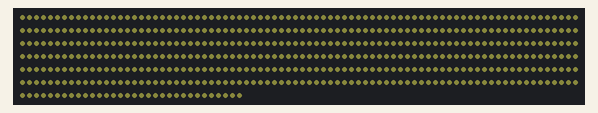
Bench run of a sketch on a simulated Arduino Uno, built with avr-gcc and run on an emulated ATmega328P. Parts: 512 RGB LEDs in strip order, left to right, continuing on the next row. Dim RGB values are drawn brighter than linear; what the sketch prints to the serial monitor is not drawn.

Above: at 0.1 s.

The sketch:

samsung_03_blow.ino
```cpp
// led_color_test.ino - 메인 실행 파일

#include "control.h"

void setup() {
  Serial.begin(115200);
  Serial.println("LED 27초 시퀀스 시작");

  initNeoPixel();  // NeoPixel 초기화
}

void loop() {
  static bool done = false;

  if (!done) {
    Serial.println("\n=== 20초 시퀀스 v2 시작 (30% ↔ 100%) ===");
    unsigned long start = millis();

    // 20초 시퀀스 v2 실행 (30%에서 시작)
    sequence20sec_v2();

    unsigned long elapsed = millis() - start;
    Serial.print("실행 시간: ");
    Serial.print(elapsed);
    Serial.println("ms");

    // LED 끄기
    turnOffAllLED();

    done = true;
    Serial.println("완료 - LED OFF");

    // 다른 시퀀스를 테스트하려면 아래 주석 해제
    // sequence20sec();    // OFF에서 시작하는 버전
    // sequence27sec();    // 27초 버전
  }
}

/*
타이밍:
- 30% → 70%: 2.7초 (27단계 × 100ms)
- 70% → 30%: 2.7초 (27단계 × 100ms)
- 1사이클: 5.4초
- 5사이클: 27초

=== 20초 새로운 시퀀스 타임라인 ===
0초: OFF
1.8초-2초: OFF → 70% 페이드인 (0.2초)
2초-2.5초: 70% 유지
2.5초-2.7초: 70% → OFF 페이드아웃 (0.2초)
2.7초-8초: OFF 유지
8초-9.8초: OFF 유지
9.8초-10초: OFF → 100% 페이드인 (0.2초)
10초-12초: 100% 유지
12초-12.2초: 100% → OFF 페이드아웃 (0.2초)
12.2초-20초: OFF 유지

=== 색상 정의 ===
30% 컬러: RGB(110, 110, 60)
70% 컬러: RGB(140, 140, 60)
100% 컬러: RGB(180, 180, 70)
*/
```

control.cpp
```cpp
// control.cpp - LED 제어 함수 구현

#include "control.h"

//================= NeoPixel 객체 =================
Adafruit_NeoPixel strip(LED_COUNT, LED_PIN, PIXEL_TYPE);

//================= 초기화 함수 =================
void initNeoPixel() {
  strip.begin();                         // NeoPixel 스트립 초기화
  strip.show();                          // 모든 픽셀 끄기
  strip.setBrightness(DEFAULT_BRIGHTNESS); // 기본 밝기 설정
}

//================= 기본 제어 함수 =================

// 모든 LED 켜기 (512개 전체)
void turnOnAllLED(int red, int green, int blue) {
  for(int i = 0; i < LED_COUNT; i++) {
    strip.setPixelColor(i, strip.Color(red, green, blue));
  }
  strip.show();
}

// 모든 LED 끄기 (512개 전체)
void turnOffAllLED() {
  strip.clear();
  strip.show();
}

//================= 페이드 효과 함수 (단순 선형) =================

// 2.7초 동안 선형으로 색상 변경
void linearFade(int fromR, int fromG, int fromB,
                int toR, int toG, int toB) {

  int steps = 27;  // 27단계 (2.7초 / 0.1초 = 27)
  int stepDelay = 100;  // 100ms = 0.1초

  for(int i = 0; i <= steps; i++) {
    // 선형 보간 계산
    int currentR = fromR + ((toR - fromR) * i / steps);
    int currentG = fromG + ((toG - fromG) * i / steps);
    int currentB = fromB + ((toB - fromB) * i / steps);

    // 모든 LED에 적용
    turnOnAllLED(currentR, currentG, currentB);

    if(i < steps) {  // 마지막 단계에서는 delay 없음
      delay(stepDelay);
    }
  }
}

//================= 짧은 선형 페이드 함수 (0.2초용) =================
void linearFadeShort(int fromR, int fromG, int fromB,
                     int toR, int toG, int toB, int durationMs) {
  int steps = durationMs / 10;  // 10ms 단위

  for(int i = 0; i <= steps; i++) {
    // 선형 보간
    int currentR = fromR + ((toR - fromR) * i / steps);
    int currentG = fromG + ((toG - fromG) * i / steps);
    int currentB = fromB + ((toB - fromB) * i / steps);

    turnOnAllLED(currentR, currentG, currentB);

    if(i < steps) {
      delay(10);
    }
  }
}

//================= 27초 시퀀스 =================
void sequence27sec() {
  // 색상 정의
  int color30_R = 110, color30_G = 110, color30_B = 60;  // 30% 컬러
  int color70_R = 140, color70_G = 140, color70_B = 60;  // 70% 컬러

  // 시작: 30% 색상으로 설정
  turnOnAllLED(color30_R, color30_G, color30_B);

  // 5사이클 실행
  for(int cycle = 0; cycle < 5; cycle++) {
    // 30% → 70% (2.7초)
    linearFade(color30_R, color30_G, color30_B,
               color70_R, color70_G, color70_B);

    // 70% → 30% (2.7초)
    linearFade(color70_R, color70_G, color70_B,
               color30_R, color30_G, color30_B);
  }
}

//================= 개별 픽셀 페이드 함수 =================
void individualPixelFade(int red, int green, int blue,
                         bool fadeIn, int durationMs) {
  int pixelDelay = durationMs / LED_COUNT;
  if(pixelDelay < 1) pixelDelay = 1;

  if(fadeIn) {
    strip.clear();
    strip.show();

    for(int i = 0; i < LED_COUNT; i++) {
      strip.setPixelColor(i, strip.Color(red, green, blue));
      strip.show();
      delay(pixelDelay);
    }
  } else {
    for(int i = LED_COUNT - 1; i >= 0; i--) {
      strip.setPixelColor(i, 0);
      strip.show();
      delay(pixelDelay);
    }
  }
}

//================= 웨이브 페이드 함수 =================
void waveFade(int red, int green, int blue,
              bool fadeIn, int durationMs) {
  int waveSize = 20;
  int steps = LED_COUNT / waveSize;
  int stepDelay = durationMs / steps;

  if(fadeIn) {
    strip.clear();
    for(int step = 0; step < steps; step++) {
      int startIdx = step * waveSize;
      int endIdx = min(startIdx + waveSize, LED_COUNT);

      for(int i = startIdx; i < endIdx; i++) {
        strip.setPixelColor(i, strip.Color(red, green, blue));
      }
      strip.show();
      delay(stepDelay);
    }
    for(int i = 0; i < LED_COUNT; i++) {
      strip.setPixelColor(i, strip.Color(red, green, blue));
    }
    strip.show();
  } else {
    for(int step = 0; step < steps; step++) {
      int startIdx = LED_COUNT - ((step + 1) * waveSize);
      int endIdx = LED_COUNT - (step * waveSize);

      for(int i = max(startIdx, 0); i < endIdx; i++) {
        strip.setPixelColor(i, 0);
      }
      strip.show();
      delay(stepDelay);
    }
    strip.clear();
    strip.show();
  }
}

//================= 그라데이션 페이드 함수 =================
void gradientFade(int red, int green, int blue,
                  bool fadeIn, int durationMs) {
  int steps = 100;
  int stepDelay = durationMs / steps;

  if(fadeIn) {
    for(int step = 0; step <= steps; step++) {
      float progress = (float)step / steps;
      int activePixels = (int)(LED_COUNT * progress);

      for(int i = 0; i < activePixels; i++) {
        strip.setPixelColor(i, strip.Color(red, green, blue));
      }

      int fadeZone = 10;
      for(int i = 0; i < fadeZone && (activePixels + i) < LED_COUNT; i++) {
        float fadeFactor = 1.0 - ((float)i / fadeZone);
        int fadedR = (int)(red * fadeFactor);
        int fadedG = (int)(green * fadeFactor);
        int fadedB = (int)(blue * fadeFactor);
        strip.setPixelColor(activePixels + i, strip.Color(fadedR, fadedG, fadedB));
      }

      strip.show();
      delay(stepDelay);
    }
  } else {
    for(int step = 0; step <= steps; step++) {
      float progress = (float)step / steps;
      int remainingPixels = (int)(LED_COUNT * (1.0 - progress));

      strip.clear();
      for(int i = 0; i < remainingPixels; i++) {
        strip.setPixelColor(i, strip.Color(red, green, blue));
      }

      int fadeZone = 10;
      for(int i = 0; i < fadeZone && (remainingPixels - fadeZone + i) >= 0; i++) {
        float fadeFactor = (float)i / fadeZone;
        int fadedR = (int)(red * fadeFactor);
        int fadedG = (int)(green * fadeFactor);
        int fadedB = (int)(blue * fadeFactor);
        int pixelIdx = remainingPixels - fadeZone + i;
        if(pixelIdx >= 0) {
          strip.setPixelColor(pixelIdx, strip.Color(fadedR, fadedG, fadedB));
        }
      }

      strip.show();
      delay(stepDelay);
    }
  }
}

//================= 새로운 20초 시퀀스 (OFF에서 시작) =================
void sequence20sec() {
  // 색상 정의
  int color70_R = 140, color70_G = 140, color70_B = 60;  // 70% 컬러
  int color100_R = 180, color100_G = 180, color100_B = 70; // 100% 컬러

  // === 0초: LED OFF ===
  strip.clear();
  strip.show();
  delay(1500);  // 1.5초 대기

  // === 1.5초-2초: 70% 색상 페이드인 (개별 LED) ===
  individualPixelFade(color70_R, color70_G, color70_B, true, 500);

  // === 2초-2.5초: 70% 유지 ===
  delay(500);

  // === 2.5초-3초: 70% 페이드아웃 (개별 LED) ===
  individualPixelFade(color70_R, color70_G, color70_B, false, 500);

  // === 3초-9.5초: OFF 유지 ===
  delay(2000);

  // === 9.5초-10초: 100% 색상 페이드인 (개별 LED) ===
  individualPixelFade(color100_R, color100_G, color100_B, true, 500);

  // === 10초-12초: 100% 유지 ===
  delay(2000);

  // === 12초-12.5초: 100% 페이드아웃 (개별 LED) ===
  individualPixelFade(color100_R, color100_G, color100_B, false, 500);

  // === 12.5초-20초: OFF 유지 ===
  delay(7500);
}

//================= 새로운 시퀀스2 (30% ↔ 100% 전환) =================
void sequence20sec_v2() {
  // 색상 정의
  int color30_R = 110, color30_G = 110, color30_B = 60;  // 30% 컬러
  int color100_R = 180, color100_G = 180, color100_B = 70; // 100% 컬러

  // === 0초-1.8초: 30% 유지 ===
  turnOnAllLED(color30_R, color30_G, color30_B);
  delay(1800);

  // === 1.8초-2초: 30% → 100% 전환 (0.2초) ===
  linearFadeShort(color30_R, color30_G, color30_B,
                  color100_R, color100_G, color100_B, 200);

  // === 2초-2.5초: 100% 유지 (0.5초) ===
  turnOnAllLED(color100_R, color100_G, color100_B);
  delay(500);

  // === 2.5초-2.7초: 100% → 30% 전환 (0.2초) ===
  linearFadeShort(color100_R, color100_G, color100_B,
                  color30_R, color30_G, color30_B, 200);

  // === 2.7초-9.8초: 30% 유지 (7.1초) ===
  turnOnAllLED(color30_R, color30_G, color30_B);
  delay(7100);

  // === 9.8초-10초: 30% → 100% 전환 (0.2초) ===
  linearFadeShort(color30_R, color30_G, color30_B,
                  color100_R, color100_G, color100_B, 200);

  // === 10초-12초: 100% 유지 (2초) ===
  turnOnAllLED(color100_R, color100_G, color100_B);
  delay(2000);

  // === 12초-12.2초: 100% → 30% 전환 (0.2초) ===
  linearFadeShort(color100_R, color100_G, color100_B,
                  color30_R, color30_G, color30_B, 200);

  // === 12.2초-20초: 30% 유지 (7.8초) ===
  turnOnAllLED(color30_R, color30_G, color30_B);
  delay(7800);
}
```

control.h
```cpp
// control.h - 함수 선언 헤더 파일

#ifndef CONTROL_H
#define CONTROL_H

#include <Adafruit_NeoPixel.h>
#include "config.h"

// 초기화 함수
void initNeoPixel();

// LED 제어 함수들
void turnOnAllLED(int red, int green, int blue);
void turnOffAllLED();

// 선형 페이드 함수
void linearFade(int fromR, int fromG, int fromB,
                int toR, int toG, int toB);

// 짧은 선형 페이드 함수 (0.2초용)
void linearFadeShort(int fromR, int fromG, int fromB,
                     int toR, int toG, int toB, int durationMs);

// 개별 픽셀 페이드 함수
void individualPixelFade(int red, int green, int blue,
                         bool fadeIn, int durationMs);

// 웨이브 페이드 함수
void waveFade(int red, int green, int blue,
              bool fadeIn, int durationMs);

// 그라데이션 페이드 함수
void gradientFade(int red, int green, int blue,
                  bool fadeIn, int durationMs);

// 27초 시퀀스 (기존)
void sequence27sec();

// 20초 시퀀스 (새로운) - OFF에서 시작
void sequence20sec();

// 20초 시퀀스 v2 - 30%에서 시작
void sequence20sec_v2();

#endif
```

config.h
```cpp
#ifndef CONFIG_H
#define CONFIG_H

// NeoPixel 핀 설정
#define LED_PIN    6

// NeoPixel 개수
#define LED_COUNT  512

// 기본 밝기 설정 (0-255)
#define DEFAULT_BRIGHTNESS 20

// NeoPixel 타입 설정
#define PIXEL_TYPE (NEO_GRB + NEO_KHZ800)

#endif
```
